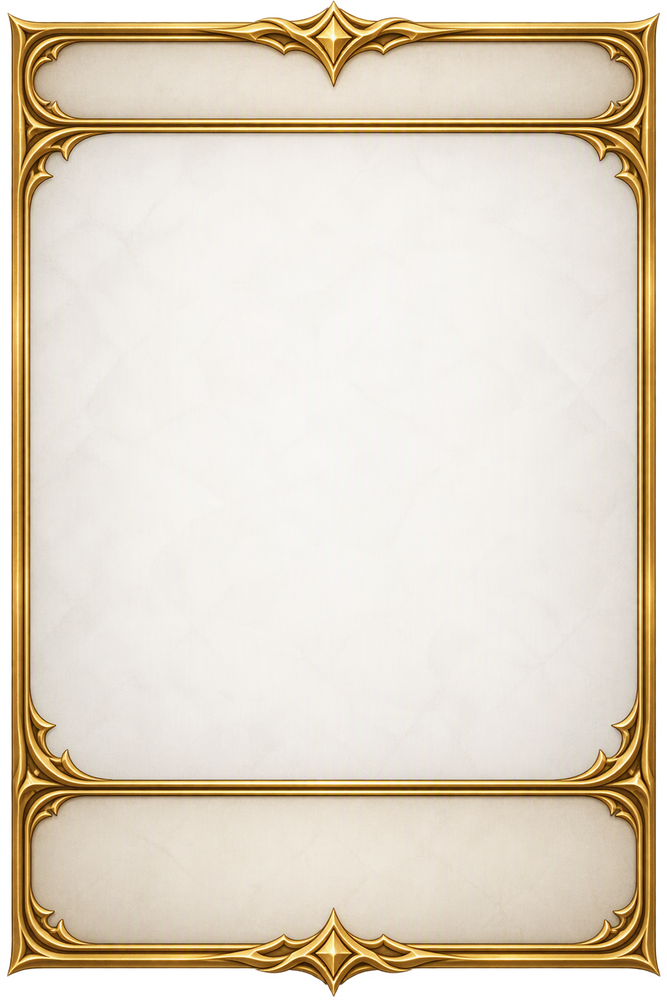
#> input picture assets/cards/src/frame-gold-master.png, 667 x 1000 px, shrunk from 1024 x 1536 before the run, found by its file name
$ python make-rank-frames.py
#> lines starting #> are read from the running program, lines starting #| are printed output that depends on the picture; after the words box and inside, x2 and y2 are one past the last pixel; in counts of white or black regions, pixels touching at a corner belong together
"""v13: build the rank / character card frames from the gold master frame.
usage: python3 tools/make-rank-frames.py   (reads assets/cards/src/frame-gold-master.png)
Opens the big parchment panel as the art window (transparent) and recolours the gold:
boss = shiny gold · miniboss = shiny silver · elite = light blue · normal = light green · unit (characters) = red-gold"""
from PIL import Image, ImageFilter
import numpy as np
from collections import deque
im=np.array(Image.open('assets/cards/src/frame-gold-master.png').convert('RGBA')).astype(np.float32)
H,W=im.shape[:2];rgb=im[...,:3]/255;v0=rgb.max(2);s0=np.where(v0>0,(v0-rgb.min(2))/np.maximum(v0,1e-6),0)
#> after `H, W = im.shape[:2]`: H = 1000; W = 667
pale=(v0>0.78)&(s0<0.16)&(im[...,3]>200);mask=np.zeros((H,W),bool);sy,sx=int(H*.46),W//2;q=deque([(sy,sx)]);mask[sy,sx]=True
#> after `pale = (v0 > 0.78) & (s0 < 0.16) & (im[..., 3] > 200)`:
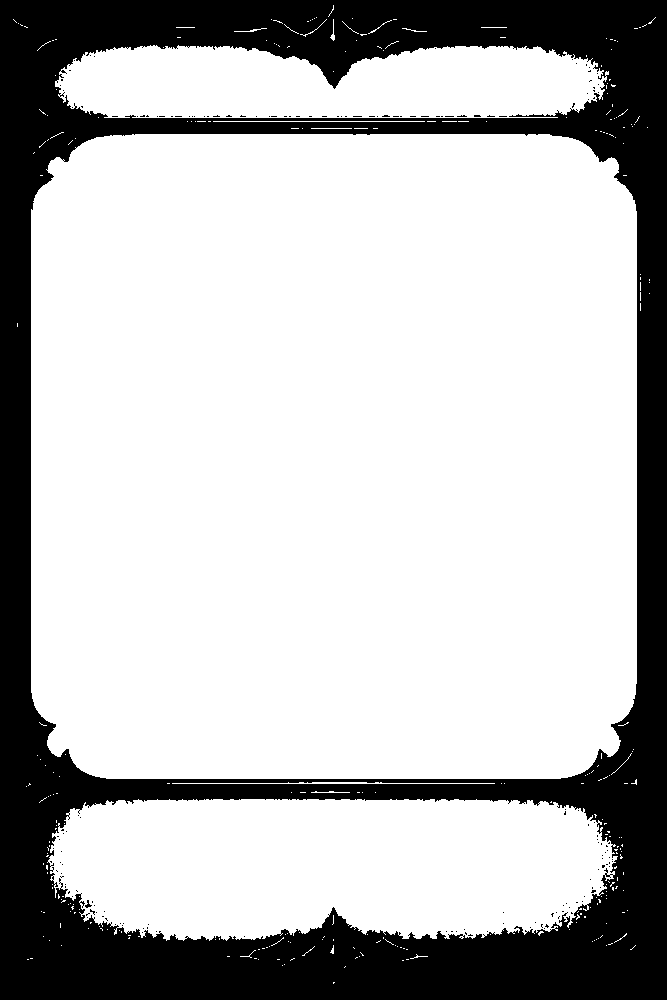
#> pale: shape (1000, 667) bool; 73.2% white; 160 black regions (158 under 20 px), largest, box (x1, y1, x2, y2) and area: (0, 0, 667, 1000) 178327, (85, 900, 92, 908) 25
#> after `sy, sx = (int(H * 0.46), W // 2)`: sy = 460; sx = 333
while q:
  y,x=q.popleft()
  for dy,dx in ((1,0),(-1,0),(0,1),(0,-1)):
    yy,xx=y+dy,x+dx
    if 0<=yy<H and 0<=xx<W and not mask[yy,xx] and pale[yy,xx]:mask[yy,xx]=True;q.append((yy,xx))
#> mask: shape (1000, 667) bool; 57.4% white; 1 black region, box (x1, y1, x2, y2) and area: (0, 0, 667, 1000) 284097
ma=np.array(Image.fromarray((mask*255).astype(np.uint8)).filter(ImageFilter.MaxFilter(5)).filter(ImageFilter.GaussianBlur(1.2))).astype(np.float32)/255
lum=0.3*rgb[...,0]+0.59*rgb[...,1]+0.11*rgb[...,2]
def from_hsv(hh,ss,vv):
  i=np.floor(hh*6)%6;f=hh*6-np.floor(hh*6);p=vv*(1-ss);qq=vv*(1-f*ss);t=vv*(1-(1-f)*ss);out=np.zeros(vv.shape+(3,))
#> after `i = np.floor(hh * 6) % 6`: i: shape (1000, 667) float64; every value is 0
#> after `f = hh * 6 - np.floor(hh * 6)`: f: shape (1000, 667) float64; every value is 0.708
  for k,(a,b,c) in enumerate([(vv,t,p),(qq,vv,p),(p,vv,t),(p,qq,vv),(t,p,vv),(vv,p,qq)]):
    sel=i==k;out[sel,0]=a[sel];out[sel,1]=b[sel];out[sel,2]=c[sel]
#> this loop made 6 passes
  return out
def variant(name,new):
#> called with name = 'rank-boss'
  out=im.copy();w=np.clip((s0-0.15)/0.2,0,1)[...,None];out[...,:3]=np.clip(rgb*(1-w)+new*w,0,1)*255;out[...,3]=im[...,3]*(1-ma)
  Image.fromarray(out.astype(np.uint8)).save(f'assets/cards/frame-{name}.webp',quality=90);print('frame-'+name)
#| frame-rank-boss
shine=lambda v,k=1.45,m=.56:np.clip((v-.5)*k+m,0,1)   # stronger contrast = polished metal look
L=shine(lum*1.12,1.6,.6)
variant('rank-boss',from_hsv(np.full(lum.shape,.118),np.clip(s0*1.1,0,1),shine(v0,1.35,.6)))            # shiny gold
variant('rank-miniboss',np.stack([L*.96,L*.98,np.clip(L*1.05,0,1)],-1))                                  # shiny silver
#| frame-rank-miniboss
variant('rank-elite',from_hsv(np.full(lum.shape,.55),np.full(lum.shape,.42),np.clip(v0*1.08,0,1)))      # light blue
#> in from_hsv (call 2), `i = np.floor(hh * 6) % 6`: i: shape (1000, 667) float64; every value is 3
#> in from_hsv (call 2), `f = hh * 6 - np.floor(hh * 6)`: f: shape (1000, 667) float64; every value is 0.3
#> in from_hsv (call 2), `p = vv * (1 - ss)`:
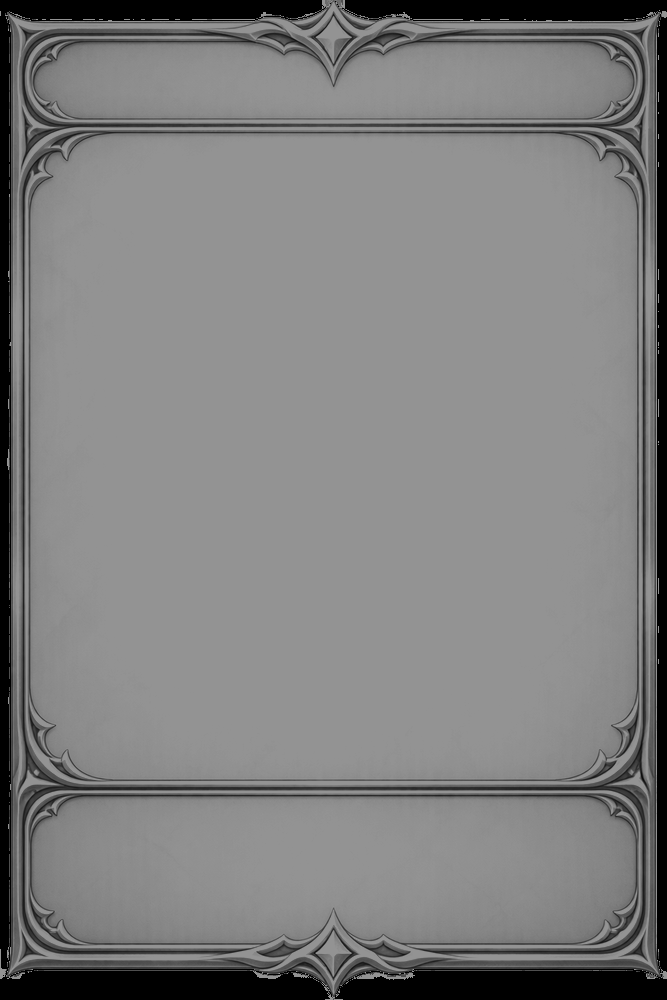
#> p: shape (1000, 667) float64; min 0, max 0.58, mean 0.499
#> in from_hsv (call 2), `t = vv * (1 - (1 - f) * ss)`:
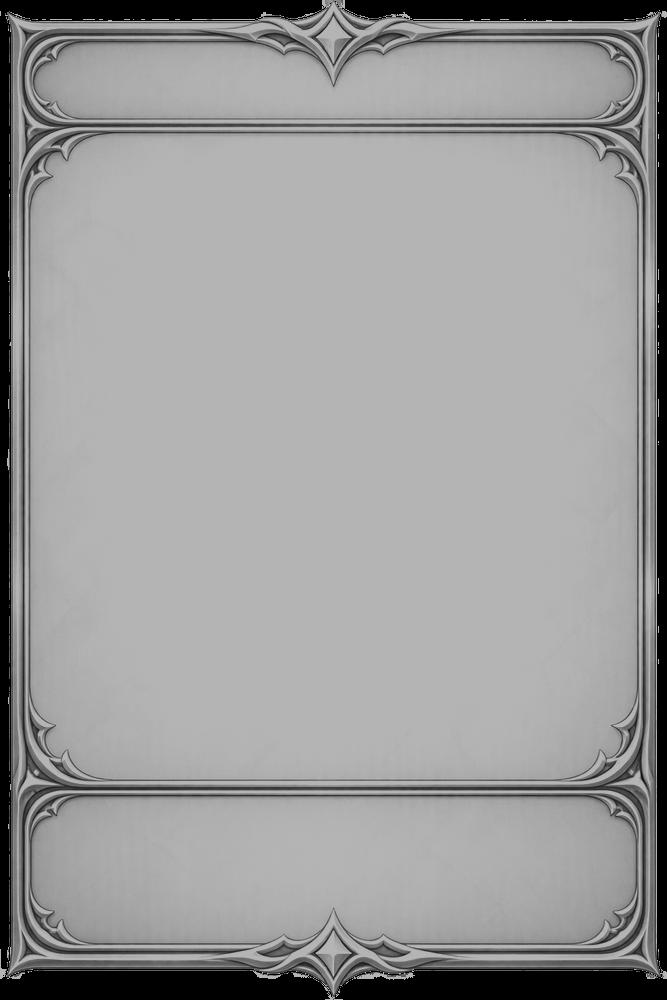
#> t: shape (1000, 667) float64; min 0, max 0.706, mean 0.607
#> the loop in from_hsv (call 2), `for k,(a,b,c) in enumerate([(vv,t,p),(qq,vv,p),(p,vv,t),(p,qq,vv),(t,p..` made 6 passes
#> after the loop in from_hsv (call 2), `for k,(a,b,c) in enumerate([(vv,t,p),(qq,vv,p),(p,vv,t),(p,qq,vv),(t,p..`:
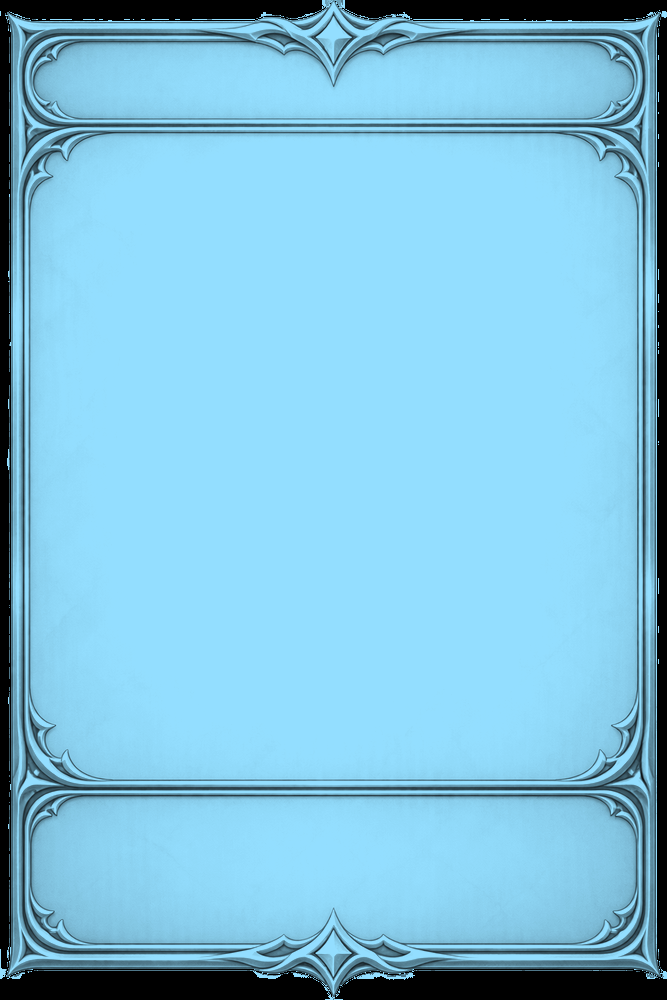
#> out: shape (1000, 667, 3) float64; mean of channels 0, 1, 2 0.499, 0.752, 0.86; drawn as R, G, B
#| frame-rank-elite
variant('rank-normal',from_hsv(np.full(lum.shape,.29),np.full(lum.shape,.38),np.clip(v0*1.05,0,1)))     # light green
#> in from_hsv (call 3), `i = np.floor(hh * 6) % 6`: i: shape (1000, 667) float64; every value is 1
#> in from_hsv (call 3), `f = hh * 6 - np.floor(hh * 6)`: f: shape (1000, 667) float64; every value is 0.74
#> the loop in from_hsv (call 3), `for k,(a,b,c) in enumerate([(vv,t,p),(qq,vv,p),(p,vv,t),(p,qq,vv),(t,p..` made 6 passes
#> after the loop in from_hsv (call 3), `for k,(a,b,c) in enumerate([(vv,t,p),(qq,vv,p),(p,vv,t),(p,qq,vv),(t,p..`:
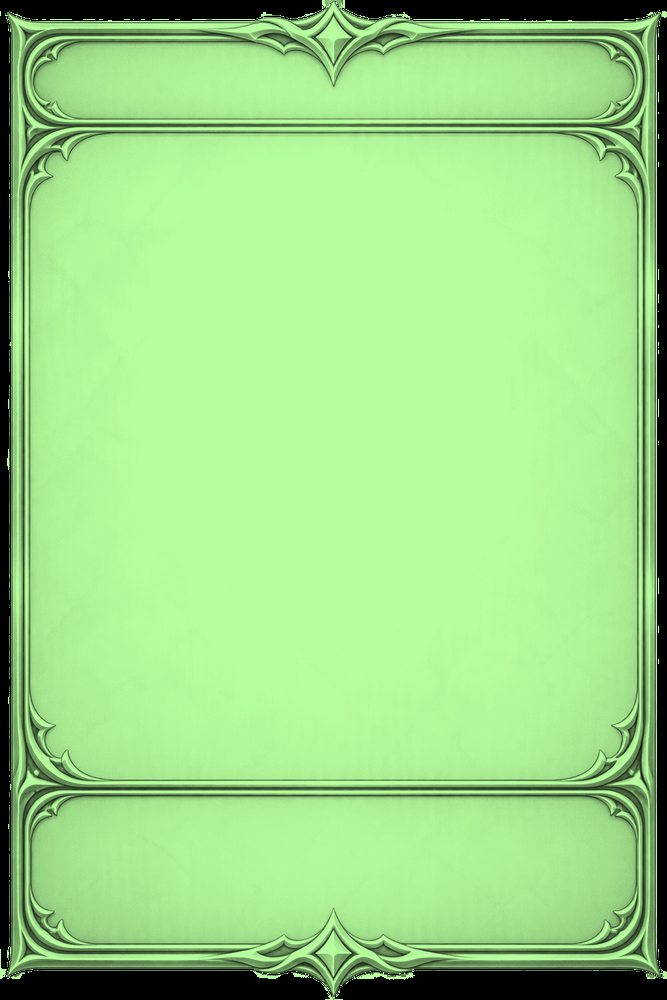
#> out: shape (1000, 667, 3) float64; mean of channels 0, 1, 2 0.608, 0.846, 0.525; drawn as R, G, B
#| frame-rank-normal
variant('unit',from_hsv(np.where(v0<.8,.985,.11),np.clip(s0*np.where(v0<.8,1.15,.9),0,1),np.clip(v0*np.where(v0<.8,.82,1),0,1)))  # red-gold
#> in from_hsv (call 4), `i = np.floor(hh * 6) % 6`:
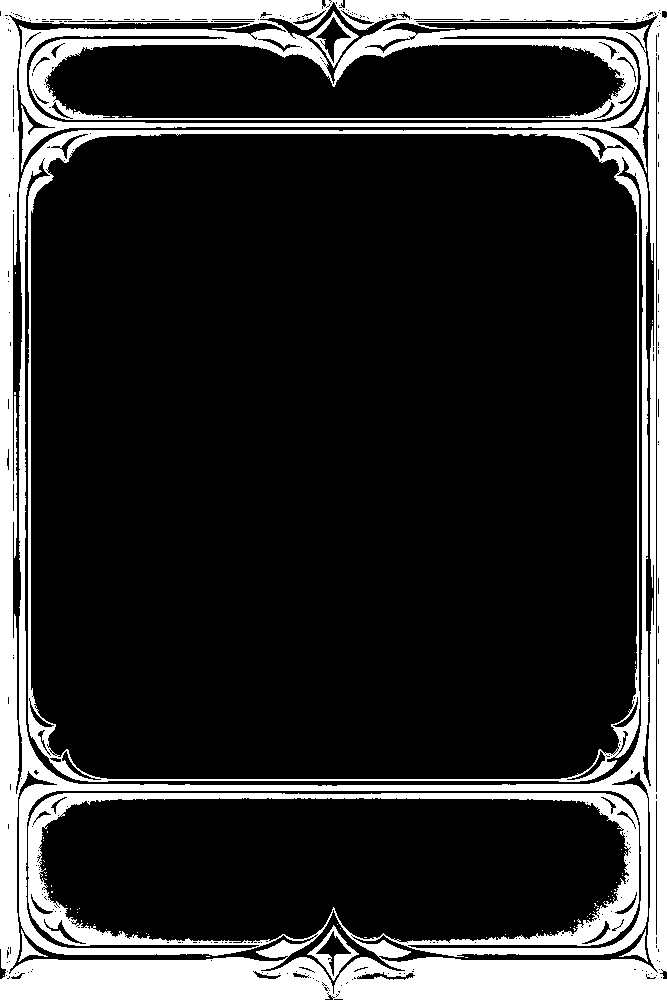
#> i: shape (1000, 667) float64; values 0 (black) and 5 (white), 20.1% white; 83 white regions (78 under 20 px), largest, box (x1, y1, x2, y2) and area: (0, 0, 667, 1000) 131900, (307, 925, 359, 981) 753, (307, 11, 359, 68) 687, (18, 929, 48, 962) 248, (619, 929, 648, 962) 244
#> in from_hsv (call 4), `qq = vv * (1 - f * ss)`:
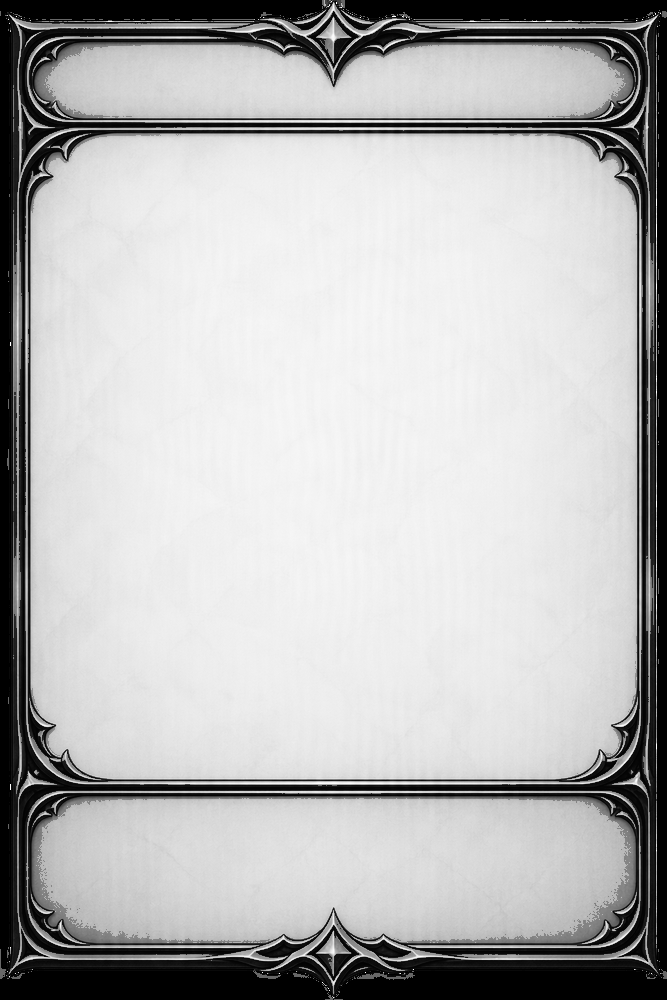
#> qq: shape (1000, 667) float64; min 0, max 1, mean 0.718
#> the loop in from_hsv (call 4), `for k,(a,b,c) in enumerate([(vv,t,p),(qq,vv,p),(p,vv,t),(p,qq,vv),(t,p..` made 6 passes
#| frame-unit
